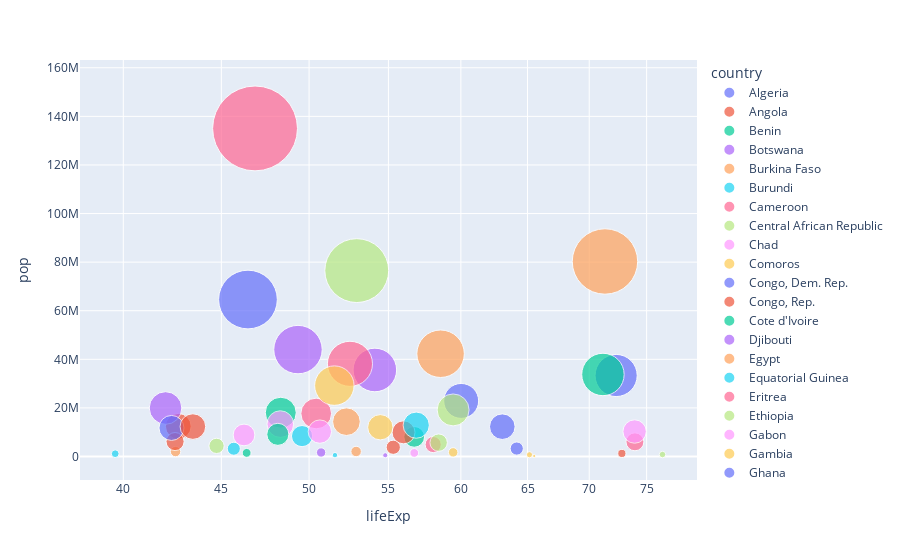

This figure's notebook cell:
### Code cell
fig = px.scatter(Assign6f.query("year==2007"), x="lifeExp", y="pop",
	         size="pop", color="country",
                 hover_name="country", log_x=True, size_max=60)
fig.show()

### Figure 1 — Plotly figure (JSON) as saved in the notebook; plotly's stock layout.template omitted (floating-point values rounded to 4 significant figures)
{"data": [{"hovertemplate": "<b>%{hovertext}</b><br><br>country=Algeria<br>lifeExp=%{x}<br>pop=%{marker.size}<extra></extra>", "hovertext": ["Algeria"], "legendgroup": "Algeria", "marker": {"color": "#636efa", "size": [33333216], "sizemode": "area", "sizeref": 37510.0, "symbol": "circle"}, "mode": "markers", "name": "Algeria", "orientation": "v", "showlegend": true, "type": "scatter", "x": [72.3], "xaxis": "x", "y": [33333216], "yaxis": "y"}, {"hovertemplate": "<b>%{hovertext}</b><br><br>country=Angola<br>lifeExp=%{x}<br>pop=%{marker.size}<extra></extra>", "hovertext": ["Angola"], "legendgroup": "Angola", "marker": {"color": "#EF553B", "size": [12420476], "sizemode": "area", "sizeref": 37510.0, "symbol": "circle"}, "mode": "markers", "name": "Angola", "orientation": "v", "showlegend": true, "type": "scatter", "x": [42.73], "xaxis": "x", "y": [12420476], "yaxis": "y"}, {"hovertemplate": "<b>%{hovertext}</b><br><br>country=Benin<br>lifeExp=%{x}<br>pop=%{marker.size}<extra></extra>", "hovertext": ["Benin"], "legendgroup": "Benin", "marker": {"color": "#00cc96", "size": [8078314], "sizemode": "area", "sizeref": 37510.0, "symbol": "circle"}, "mode": "markers", "name": "Benin", "orientation": "v", "showlegend": true, "type": "scatter", "x": [56.73], "xaxis": "x", "y": [8078314], "yaxis": "y"}, {"hovertemplate": "<b>%{hovertext}</b><br><br>country=Botswana<br>lifeExp=%{x}<br>pop=%{marker.size}<extra></extra>", "hovertext": ["Botswana"], "legendgroup": "Botswana", "marker": {"color": "#ab63fa", "size": [1639131], "sizemode": "area", "sizeref": 37510.0, "symbol": "circle"}, "mode": "markers", "name": "Botswana", "orientation": "v", "showlegend": true, "type": "scatter", "x": [50.73], "xaxis": "x", "y": [1639131], "yaxis": "y"}, {"hovertemplate": "<b>%{hovertext}</b><br><br>country=Burkina Faso<br>lifeExp=%{x}<br>pop=%{marker.size}<extra></extra>", "hovertext": ["Burkina Faso"], "legendgroup": "Burkina Faso", "marker": {"color": "#FFA15A", "size": [14326203], "sizemode": "area", "sizeref": 37510.0, "symbol": "circle"}, "mode": "markers", "name": "Burkina Faso", "orientation": "v", "showlegend": true, "type": "scatter", "x": [52.3], "xaxis": "x", "y": [14326203], "yaxis": "y"}, {"hovertemplate": "<b>%{hovertext}</b><br><br>country=Burundi<br>lifeExp=%{x}<br>pop=%{marker.size}<extra></extra>", "hovertext": ["Burundi"], "legendgroup": "Burundi", "marker": {"color": "#19d3f3", "size": [8390505], "sizemode": "area", "sizeref": 37510.0, "symbol": "circle"}, "mode": "markers", "name": "Burundi", "orientation": "v", "showlegend": true, "type": "scatter", "x": [49.58], "xaxis": "x", "y": [8390505], "yaxis": "y"}, {"hovertemplate": "<b>%{hovertext}</b><br><br>country=Cameroon<br>lifeExp=%{x}<br>pop=%{marker.size}<extra></extra>", "hovertext": ["Cameroon"], "legendgroup": "Cameroon", "marker": {"color": "#FF6692", "size": [17696293], "sizemode": "area", "sizeref": 37510.0, "symbol": "circle"}, "mode": "markers", "name": "Cameroon", "orientation": "v", "showlegend": true, "type": "scatter", "x": [50.43], "xaxis": "x", "y": [17696293], "yaxis": "y"}, {"hovertemplate": "<b>%{hovertext}</b><br><br>country=Central African Republic<br>lifeExp=%{x}<br>pop=%{marker.size}<extra></extra>", "hovertext": ["Central African Republic"], "legendgroup": "Central African Republic", "marker": {"color": "#B6E880", "size": [4369038], "sizemode": "area", "sizeref": 37510.0, "symbol": "circle"}, "mode": "markers", "name": "Central African Republic", "orientation": "v", "showlegend": true, "type": "scatter", "x": [44.74], "xaxis": "x", "y": [4369038], "yaxis": "y"}, {"hovertemplate": "<b>%{hovertext}</b><br><br>country=Chad<br>lifeExp=%{x}<br>pop=%{marker.size}<extra></extra>", "hovertext": ["Chad"], "legendgroup": "Chad", "marker": {"color": "#FF97FF", "size": [10238807], "sizemode": "area", "sizeref": 37510.0, "symbol": "circle"}, "mode": "markers", "name": "Chad", "orientation": "v", "showlegend": true, "type": "scatter", "x": [50.65], "xaxis": "x", "y": [10238807], "yaxis": "y"}, {"hovertemplate": "<b>%{hovertext}</b><br><br>country=Comoros<br>lifeExp=%{x}<br>pop=%{marker.size}<extra></extra>", "hovertext": ["Comoros"], "legendgroup": "Comoros", "marker": {"color": "#FECB52", "size": [710960], "sizemode": "area", "sizeref": 37510.0, "symbol": "circle"}, "mode": "markers", "name": "Comoros", "orientation": "v", "showlegend": true, "type": "scatter", "x": [65.15], "xaxis": "x", "y": [710960], "yaxis": "y"}, {"hovertemplate": "<b>%{hovertext}</b><br><br>country=Congo, Dem. Rep.<br>lifeExp=%{x}<br>pop=%{marker.size}<extra></extra>", "hovertext": ["Congo, Dem. Rep."], "legendgroup": "Congo, Dem. Rep.", "marker": {"color": "#636efa", "size": [64606759], "sizemode": "area", "sizeref": 37510.0, "symbol": "circle"}, "mode": "markers", "name": "Congo, Dem. Rep.", "orientation": "v", "showlegend": true, "type": "scatter", "x": [46.46], "xaxis": "x", "y": [64606759], "yaxis": "y"}, {"hovertemplate": "<b>%{hovertext}</b><br><br>country=Congo, Rep.<br>lifeExp=%{x}<br>pop=%{marker.size}<extra></extra>", "hovertext": ["Congo, Rep."], "legendgroup": "Congo, Rep.", "marker": {"color": "#EF553B", "size": [3800610], "sizemode": "area", "sizeref": 37510.0, "symbol": "circle"}, "mode": "markers", "name": "Congo, Rep.", "orientation": "v", "showlegend": true, "type": "scatter", "x": [55.32], "xaxis": "x", "y": [3800610], "yaxis": "y"}, {"hovertemplate": "<b>%{hovertext}</b><br><br>country=Cote d'Ivoire<br>lifeExp=%{x}<br>pop=%{marker.size}<extra></extra>", "hovertext": ["Cote d'Ivoire"], "legendgroup": "Cote d'Ivoire", "marker": {"color": "#00cc96", "size": [18013409], "sizemode": "area", "sizeref": 37510.0, "symbol": "circle"}, "mode": "markers", "name": "Cote d'Ivoire", "orientation": "v", "showlegend": true, "type": "scatter", "x": [48.33], "xaxis": "x", "y": [18013409], "yaxis": "y"}, {"hovertemplate": "<b>%{hovertext}</b><br><br>country=Djibouti<br>lifeExp=%{x}<br>pop=%{marker.size}<extra></extra>", "hovertext": ["Djibouti"], "legendgroup": "Djibouti", "marker": {"color": "#ab63fa", "size": [496374], "sizemode": "area", "sizeref": 37510.0, "symbol": "circle"}, "mode": "markers", "name": "Djibouti", "orientation": "v", "showlegend": true, "type": "scatter", "x": [54.79], "xaxis": "x", "y": [496374], "yaxis": "y"}, {"hovertemplate": "<b>%{hovertext}</b><br><br>country=Egypt<br>lifeExp=%{x}<br>pop=%{marker.size}<extra></extra>", "hovertext": ["Egypt"], "legendgroup": "Egypt", "marker": {"color": "#FFA15A", "size": [80264543], "sizemode": "area", "sizeref": 37510.0, "symbol": "circle"}, "mode": "markers", "name": "Egypt", "orientation": "v", "showlegend": true, "type": "scatter", "x": [71.34], "xaxis": "x", "y": [80264543], "yaxis": "y"}, {"hovertemplate": "<b>%{hovertext}</b><br><br>country=Equatorial Guinea<br>lifeExp=%{x}<br>pop=%{marker.size}<extra></extra>", "hovertext": ["Equatorial Guinea"], "legendgroup": "Equatorial Guinea", "marker": {"color": "#19d3f3", "size": [551201], "sizemode": "area", "sizeref": 37510.0, "symbol": "circle"}, "mode": "markers", "name": "Equatorial Guinea", "orientation": "v", "showlegend": true, "type": "scatter", "x": [51.58], "xaxis": "x", "y": [551201], "yaxis": "y"}, {"hovertemplate": "<b>%{hovertext}</b><br><br>country=Eritrea<br>lifeExp=%{x}<br>pop=%{marker.size}<extra></extra>", "hovertext": ["Eritrea"], "legendgroup": "Eritrea", "marker": {"color": "#FF6692", "size": [4906585], "sizemode": "area", "sizeref": 37510.0, "symbol": "circle"}, "mode": "markers", "name": "Eritrea", "orientation": "v", "showlegend": true, "type": "scatter", "x": [58.04], "xaxis": "x", "y": [4906585], "yaxis": "y"}, {"hovertemplate": "<b>%{hovertext}</b><br><br>country=Ethiopia<br>lifeExp=%{x}<br>pop=%{marker.size}<extra></extra>", "hovertext": ["Ethiopia"], "legendgroup": "Ethiopia", "marker": {"color": "#B6E880", "size": [76511887], "sizemode": "area", "sizeref": 37510.0, "symbol": "circle"}, "mode": "markers", "name": "Ethiopia", "orientation": "v", "showlegend": true, "type": "scatter", "x": [52.95], "xaxis": "x", "y": [76511887], "yaxis": "y"}, {"hovertemplate": "<b>%{hovertext}</b><br><br>country=Gabon<br>lifeExp=%{x}<br>pop=%{marker.size}<extra></extra>", "hovertext": ["Gabon"], "legendgroup": "Gabon", "marker": {"color": "#FF97FF", "size": [1454867], "sizemode": "area", "sizeref": 37510.0, "symbol": "circle"}, "mode": "markers", "name": "Gabon", "orientation": "v", "showlegend": true, "type": "scatter", "x": [56.73], "xaxis": "x", "y": [1454867], "yaxis": "y"}, {"hovertemplate": "<b>%{hovertext}</b><br><br>country=Gambia<br>lifeExp=%{x}<br>pop=%{marker.size}<extra></extra>", "hovertext": ["Gambia"], "legendgroup": "Gambia", "marker": {"color": "#FECB52", "size": [1688359], "sizemode": "area", "sizeref": 37510.0, "symbol": "circle"}, "mode": "markers", "name": "Gambia", "orientation": "v", "showlegend": true, "type": "scatter", "x": [59.45], "xaxis": "x", "y": [1688359], "yaxis": "y"}, {"hovertemplate": "<b>%{hovertext}</b><br><br>country=Ghana<br>lifeExp=%{x}<br>pop=%{marker.size}<extra></extra>", "hovertext": ["Ghana"], "legendgroup": "Ghana", "marker": {"color": "#636efa", "size": [22873338], "sizemode": "area", "sizeref": 37510.0, "symbol": "circle"}, "mode": "markers", "name": "Ghana", "orientation": "v", "showlegend": true, "type": "scatter", "x": [60.02], "xaxis": "x", "y": [22873338], "yaxis": "y"}, {"hovertemplate": "<b>%{hovertext}</b><br><br>country=Guinea<br>lifeExp=%{x}<br>pop=%{marker.size}<extra></extra>", "hovertext": ["Guinea"], "legendgroup": "Guinea", "marker": {"color": "#EF553B", "size": [9947814], "sizemode": "area", "sizeref": 37510.0, "symbol": "circle"}, "mode": "markers", "name": "Guinea", "orientation": "v", "showlegend": true, "type": "scatter", "x": [56.01], "xaxis": "x", "y": [9947814], "yaxis": "y"}, {"hovertemplate": "<b>%{hovertext}</b><br><br>country=Guinea-Bissau<br>lifeExp=%{x}<br>pop=%{marker.size}<extra></extra>", "hovertext": ["Guinea-Bissau"], "legendgroup": "Guinea-Bissau", "marker": {"color": "#00cc96", "size": [1472041], "sizemode": "area", "sizeref": 37510.0, "symbol": "circle"}, "mode": "markers", "name": "Guinea-Bissau", "orientation": "v", "showlegend": true, "type": "scatter", "x": [46.39], "xaxis": "x", "y": [1472041], "yaxis": "y"}, {"hovertemplate": "<b>%{hovertext}</b><br><br>country=Kenya<br>lifeExp=%{x}<br>pop=%{marker.size}<extra></extra>", "hovertext": ["Kenya"], "legendgroup": "Kenya", "marker": {"color": "#ab63fa", "size": [35610177], "sizemode": "area", "sizeref": 37510.0, "symbol": "circle"}, "mode": "markers", "name": "Kenya", "orientation": "v", "showlegend": true, "type": "scatter", "x": [54.11], "xaxis": "x", "y": [35610177], "yaxis": "y"}, {"hovertemplate": "<b>%{hovertext}</b><br><br>country=Lesotho<br>lifeExp=%{x}<br>pop=%{marker.size}<extra></extra>", "hovertext": ["Lesotho"], "legendgroup": "Lesotho", "marker": {"color": "#FFA15A", "size": [2012649], "sizemode": "area", "sizeref": 37510.0, "symbol": "circle"}, "mode": "markers", "name": "Lesotho", "orientation": "v", "showlegend": true, "type": "scatter", "x": [42.59], "xaxis": "x", "y": [2012649], "yaxis": "y"}, {"hovertemplate": "<b>%{hovertext}</b><br><br>country=Liberia<br>lifeExp=%{x}<br>pop=%{marker.size}<extra></extra>", "hovertext": ["Liberia"], "legendgroup": "Liberia", "marker": {"color": "#19d3f3", "size": [3193942], "sizemode": "area", "sizeref": 37510.0, "symbol": "circle"}, "mode": "markers", "name": "Liberia", "orientation": "v", "showlegend": true, "type": "scatter", "x": [45.68], "xaxis": "x", "y": [3193942], "yaxis": "y"}, {"hovertemplate": "<b>%{hovertext}</b><br><br>country=Libya<br>lifeExp=%{x}<br>pop=%{marker.size}<extra></extra>", "hovertext": ["Libya"], "legendgroup": "Libya", "marker": {"color": "#FF6692", "size": [6036914], "sizemode": "area", "sizeref": 37510.0, "symbol": "circle"}, "mode": "markers", "name": "Libya", "orientation": "v", "showlegend": true, "type": "scatter", "x": [73.95], "xaxis": "x", "y": [6036914], "yaxis": "y"}, {"hovertemplate": "<b>%{hovertext}</b><br><br>country=Madagascar<br>lifeExp=%{x}<br>pop=%{marker.size}<extra></extra>", "hovertext": ["Madagascar"], "legendgroup": "Madagascar", "marker": {"color": "#B6E880", "size": [19167654], "sizemode": "area", "sizeref": 37510.0, "symbol": "circle"}, "mode": "markers", "name": "Madagascar", "orientation": "v", "showlegend": true, "type": "scatter", "x": [59.44], "xaxis": "x", "y": [19167654], "yaxis": "y"}, {"hovertemplate": "<b>%{hovertext}</b><br><br>country=Malawi<br>lifeExp=%{x}<br>pop=%{marker.size}<extra></extra>", "hovertext": ["Malawi"], "legendgroup": "Malawi", "marker": {"color": "#FF97FF", "size": [13327079], "sizemode": "area", "sizeref": 37510.0, "symbol": "circle"}, "mode": "markers", "name": "Malawi", "orientation": "v", "showlegend": true, "type": "scatter", "x": [48.3], "xaxis": "x", "y": [13327079], "yaxis": "y"}, {"hovertemplate": "<b>%{hovertext}</b><br><br>country=Mali<br>lifeExp=%{x}<br>pop=%{marker.size}<extra></extra>", "hovertext": ["Mali"], "legendgroup": "Mali", "marker": {"color": "#FECB52", "size": [12031795], "sizemode": "area", "sizeref": 37510.0, "symbol": "circle"}, "mode": "markers", "name": "Mali", "orientation": "v", "showlegend": true, "type": "scatter", "x": [54.47], "xaxis": "x", "y": [12031795], "yaxis": "y"}, {"hovertemplate": "<b>%{hovertext}</b><br><br>country=Mauritania<br>lifeExp=%{x}<br>pop=%{marker.size}<extra></extra>", "hovertext": ["Mauritania"], "legendgroup": "Mauritania", "marker": {"color": "#636efa", "size": [3270065], "sizemode": "area", "sizeref": 37510.0, "symbol": "circle"}, "mode": "markers", "name": "Mauritania", "orientation": "v", "showlegend": true, "type": "scatter", "x": [64.16], "xaxis": "x", "y": [3270065], "yaxis": "y"}, {"hovertemplate": "<b>%{hovertext}</b><br><br>country=Mauritius<br>lifeExp=%{x}<br>pop=%{marker.size}<extra></extra>", "hovertext": ["Mauritius"], "legendgroup": "Mauritius", "marker": {"color": "#EF553B", "size": [1250882], "sizemode": "area", "sizeref": 37510.0, "symbol": "circle"}, "mode": "markers", "name": "Mauritius", "orientation": "v", "showlegend": true, "type": "scatter", "x": [72.8], "xaxis": "x", "y": [1250882], "yaxis": "y"}, {"hovertemplate": "<b>%{hovertext}</b><br><br>country=Morocco<br>lifeExp=%{x}<br>pop=%{marker.size}<extra></extra>", "hovertext": ["Morocco"], "legendgroup": "Morocco", "marker": {"color": "#00cc96", "size": [33757175], "sizemode": "area", "sizeref": 37510.0, "symbol": "circle"}, "mode": "markers", "name": "Morocco", "orientation": "v", "showlegend": true, "type": "scatter", "x": [71.16], "xaxis": "x", "y": [33757175], "yaxis": "y"}, {"hovertemplate": "<b>%{hovertext}</b><br><br>country=Mozambique<br>lifeExp=%{x}<br>pop=%{marker.size}<extra></extra>", "hovertext": ["Mozambique"], "legendgroup": "Mozambique", "marker": {"color": "#ab63fa", "size": [19951656], "sizemode": "area", "sizeref": 37510.0, "symbol": "circle"}, "mode": "markers", "name": "Mozambique", "orientation": "v", "showlegend": true, "type": "scatter", "x": [42.08], "xaxis": "x", "y": [19951656], "yaxis": "y"}, {"hovertemplate": "<b>%{hovertext}</b><br><br>country=Namibia<br>lifeExp=%{x}<br>pop=%{marker.size}<extra></extra>", "hovertext": ["Namibia"], "legendgroup": "Namibia", "marker": {"color": "#FFA15A", "size": [2055080], "sizemode": "area", "sizeref": 37510.0, "symbol": "circle"}, "mode": "markers", "name": "Namibia", "orientation": "v", "showlegend": true, "type": "scatter", "x": [52.91], "xaxis": "x", "y": [2055080], "yaxis": "y"}, {"hovertemplate": "<b>%{hovertext}</b><br><br>country=Niger<br>lifeExp=%{x}<br>pop=%{marker.size}<extra></extra>", "hovertext": ["Niger"], "legendgroup": "Niger", "marker": {"color": "#19d3f3", "size": [12894865], "sizemode": "area", "sizeref": 37510.0, "symbol": "circle"}, "mode": "markers", "name": "Niger", "orientation": "v", "showlegend": true, "type": "scatter", "x": [56.87], "xaxis": "x", "y": [12894865], "yaxis": "y"}, {"hovertemplate": "<b>%{hovertext}</b><br><br>country=Nigeria<br>lifeExp=%{x}<br>pop=%{marker.size}<extra></extra>", "hovertext": ["Nigeria"], "legendgroup": "Nigeria", "marker": {"color": "#FF6692", "size": [135031164], "sizemode": "area", "sizeref": 37510.0, "symbol": "circle"}, "mode": "markers", "name": "Nigeria", "orientation": "v", "showlegend": true, "type": "scatter", "x": [46.86], "xaxis": "x", "y": [135031164], "yaxis": "y"}, {"hovertemplate": "<b>%{hovertext}</b><br><br>country=Reunion<br>lifeExp=%{x}<br>pop=%{marker.size}<extra></extra>", "hovertext": ["Reunion"], "legendgroup": "Reunion", "marker": {"color": "#B6E880", "size": [798094], "sizemode": "area", "sizeref": 37510.0, "symbol": "circle"}, "mode": "markers", "name": "Reunion", "orientation": "v", "showlegend": true, "type": "scatter", "x": [76.44], "xaxis": "x", "y": [798094], "yaxis": "y"}, {"hovertemplate": "<b>%{hovertext}</b><br><br>country=Rwanda<br>lifeExp=%{x}<br>pop=%{marker.size}<extra></extra>", "hovertext": ["Rwanda"], "legendgroup": "Rwanda", "marker": {"color": "#FF97FF", "size": [8860588], "sizemode": "area", "sizeref": 37510.0, "symbol": "circle"}, "mode": "markers", "name": "Rwanda", "orientation": "v", "showlegend": true, "type": "scatter", "x": [46.24], "xaxis": "x", "y": [8860588], "yaxis": "y"}, {"hovertemplate": "<b>%{hovertext}</b><br><br>country=Sao Tome and Principe<br>lifeExp=%{x}<br>pop=%{marker.size}<extra></extra>", "hovertext": ["Sao Tome and Principe"], "legendgroup": "Sao Tome and Principe", "marker": {"color": "#FECB52", "size": [199579], "sizemode": "area", "sizeref": 37510.0, "symbol": "circle"}, "mode": "markers", "name": "Sao Tome and Principe", "orientation": "v", "showlegend": true, "type": "scatter", "x": [65.53], "xaxis": "x", "y": [199579], "yaxis": "y"}, {"hovertemplate": "<b>%{hovertext}</b><br><br>country=Senegal<br>lifeExp=%{x}<br>pop=%{marker.size}<extra></extra>", "hovertext": ["Senegal"], "legendgroup": "Senegal", "marker": {"color": "#636efa", "size": [12267493], "sizemode": "area", "sizeref": 37510.0, "symbol": "circle"}, "mode": "markers", "name": "Senegal", "orientation": "v", "showlegend": true, "type": "scatter", "x": [63.06], "xaxis": "x", "y": [12267493], "yaxis": "y"}, {"hovertemplate": "<b>%{hovertext}</b><br><br>country=Sierra Leone<br>lifeExp=%{x}<br>pop=%{marker.size}<extra></extra>", "hovertext": ["Sierra Leone"], "legendgroup": "Sierra Leone", "marker": {"color": "#EF553B", "size": [6144562], "sizemode": "area", "sizeref": 37510.0, "symbol": "circle"}, "mode": "markers", "name": "Sierra Leone", "orientation": "v", "showlegend": true, "type": "scatter", "x": [42.57], "xaxis": "x", "y": [6144562], "yaxis": "y"}, {"hovertemplate": "<b>%{hovertext}</b><br><br>country=Somalia<br>lifeExp=%{x}<br>pop=%{marker.size}<extra></extra>", "hovertext": ["Somalia"], "legendgroup": "Somalia", "marker": {"color": "#00cc96", "size": [9118773], "sizemode": "area", "sizeref": 37510.0, "symbol": "circle"}, "mode": "markers", "name": "Somalia", "orientation": "v", "showlegend": true, "type": "scatter", "x": [48.16], "xaxis": "x", "y": [9118773], "yaxis": "y"}, {"hovertemplate": "<b>%{hovertext}</b><br><br>country=South Africa<br>lifeExp=%{x}<br>pop=%{marker.size}<extra></extra>", "hovertext": ["South Africa"], "legendgroup": "South Africa", "marker": {"color": "#ab63fa", "size": [43997828], "sizemode": "area", "sizeref": 37510.0, "symbol": "circle"}, "mode": "markers", "name": "South Africa", "orientation": "v", "showlegend": true, "type": "scatter", "x": [49.34], "xaxis": "x", "y": [43997828], "yaxis": "y"}, {"hovertemplate": "<b>%{hovertext}</b><br><br>country=Sudan<br>lifeExp=%{x}<br>pop=%{marker.size}<extra></extra>", "hovertext": ["Sudan"], "legendgroup": "Sudan", "marker": {"color": "#FFA15A", "size": [42292929], "sizemode": "area", "sizeref": 37510.0, "symbol": "circle"}, "mode": "markers", "name": "Sudan", "orientation": "v", "showlegend": true, "type": "scatter", "x": [58.56], "xaxis": "x", "y": [42292929], "yaxis": "y"}, {"hovertemplate": "<b>%{hovertext}</b><br><br>country=Swaziland<br>lifeExp=%{x}<br>pop=%{marker.size}<extra></extra>", "hovertext": ["Swaziland"], "legendgroup": "Swaziland", "marker": {"color": "#19d3f3", "size": [1133066], "sizemode": "area", "sizeref": 37510.0, "symbol": "circle"}, "mode": "markers", "name": "Swaziland", "orientation": "v", "showlegend": true, "type": "scatter", "x": [39.61], "xaxis": "x", "y": [1133066], "yaxis": "y"}, {"hovertemplate": "<b>%{hovertext}</b><br><br>country=Tanzania<br>lifeExp=%{x}<br>pop=%{marker.size}<extra></extra>", "hovertext": ["Tanzania"], "legendgroup": "Tanzania", "marker": {"color": "#FF6692", "size": [38139640], "sizemode": "area", "sizeref": 37510.0, "symbol": "circle"}, "mode": "markers", "name": "Tanzania", "orientation": "v", "showlegend": true, "type": "scatter", "x": [52.52], "xaxis": "x", "y": [38139640], "yaxis": "y"}, {"hovertemplate": "<b>%{hovertext}</b><br><br>country=Togo<br>lifeExp=%{x}<br>pop=%{marker.size}<extra></extra>", "hovertext": ["Togo"], "legendgroup": "Togo", "marker": {"color": "#B6E880", "size": [5701579], "sizemode": "area", "sizeref": 37510.0, "symbol": "circle"}, "mode": "markers", "name": "Togo", "orientation": "v", "showlegend": true, "type": "scatter", "x": [58.42], "xaxis": "x", "y": [5701579], "yaxis": "y"}, {"hovertemplate": "<b>%{hovertext}</b><br><br>country=Tunisia<br>lifeExp=%{x}<br>pop=%{marker.size}<extra></extra>", "hovertext": ["Tunisia"], "legendgroup": "Tunisia", "marker": {"color": "#FF97FF", "size": [10276158], "sizemode": "area", "sizeref": 37510.0, "symbol": "circle"}, "mode": "markers", "name": "Tunisia", "orientation": "v", "showlegend": true, "type": "scatter", "x": [73.92], "xaxis": "x", "y": [10276158], "yaxis": "y"}, {"hovertemplate": "<b>%{hovertext}</b><br><br>country=Uganda<br>lifeExp=%{x}<br>pop=%{marker.size}<extra></extra>", "hovertext": ["Uganda"], "legendgroup": "Uganda", "marker": {"color": "#FECB52", "size": [29170398], "sizemode": "area", "sizeref": 37510.0, "symbol": "circle"}, "mode": "markers", "name": "Uganda", "orientation": "v", "showlegend": true, "type": "scatter", "x": [51.54], "xaxis": "x", "y": [29170398], "yaxis": "y"}, {"hovertemplate": "<b>%{hovertext}</b><br><br>country=Zambia<br>lifeExp=%{x}<br>pop=%{marker.size}<extra></extra>", "hovertext": ["Zambia"], "legendgroup": "Zambia", "marker": {"color": "#636efa", "size": [11746035], "sizemode": "area", "sizeref": 37510.0, "symbol": "circle"}, "mode": "markers", "name": "Zambia", "orientation": "v", "showlegend": true, "type": "scatter", "x": [42.38], "xaxis": "x", "y": [11746035], "yaxis": "y"}, {"hovertemplate": "<b>%{hovertext}</b><br><br>country=Zimbabwe<br>lifeExp=%{x}<br>pop=%{marker.size}<extra></extra>", "hovertext": ["Zimbabwe"], "legendgroup": "Zimbabwe", "marker": {"color": "#EF553B", "size": [12311143], "sizemode": "area", "sizeref": 37510.0, "symbol": "circle"}, "mode": "markers", "name": "Zimbabwe", "orientation": "v", "showlegend": true, "type": "scatter", "x": [43.49], "xaxis": "x", "y": [12311143], "yaxis": "y"}], "layout": {"legend": {"itemsizing": "constant", "title": {"text": "country"}, "tracegroupgap": 0}, "margin": {"t": 60}, "xaxis": {"anchor": "y", "domain": [0, 1], "title": {"text": "lifeExp"}, "type": "log"}, "yaxis": {"anchor": "x", "domain": [0, 1], "title": {"text": "pop"}}}}
